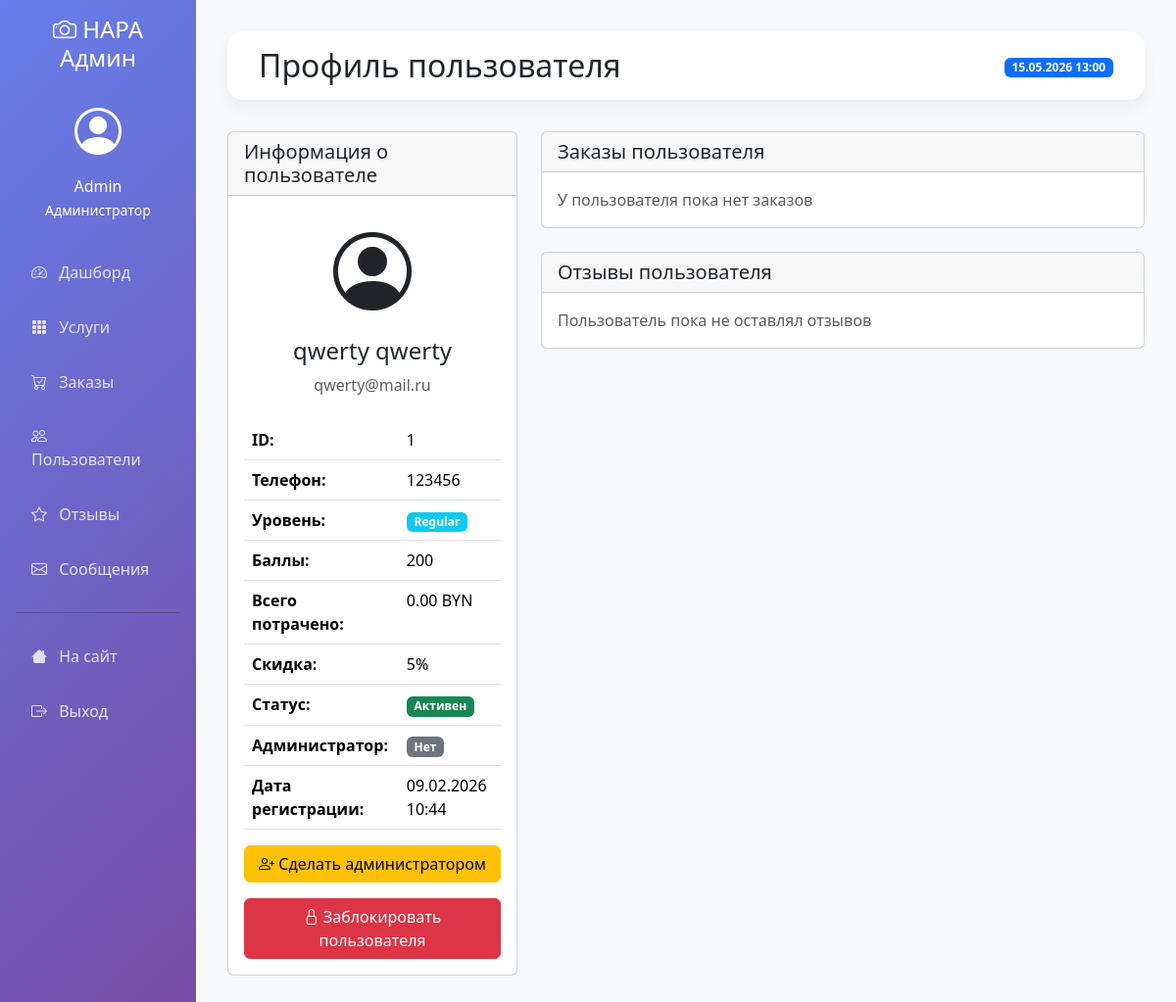
The app's page /admin/users/1 (signed in) with its own data.
### models.py (models this page shows, shortened)
class User(UserMixin, db.Model):
    __tablename__ = 'users'
    id = db.Column(db.Integer, primary_key=True)
    username = db.Column(db.String(64))
    email = db.Column(db.String(120), unique=True, nullable=False)
    password_hash = db.Column(db.String(256))
    first_name = db.Column(db.String(64))
    last_name = db.Column(db.String(64))
    phone = db.Column(db.String(20))
    created_at = db.Column(db.DateTime, default=datetime.now)
    is_active = db.Column(db.Boolean, default=True)
    is_admin = db.Column(db.Boolean, default=False)
    loyalty_points = db.Column(db.Integer, default=0)
    total_spent = db.Column(db.Float, default=0.0)
    loyalty_level = db.Column(db.String(20), default='regular')  # regular, silver, gold
    def get_discount_percent(self):
        if self.loyalty_level == 'gold':
            return 15
        elif self.loyalty_level == 'silver':
            return 10
        elif self.loyalty_level == 'regular':
            return 5  # минимальная скидка для всех
        return 0

### admin.py (the view)
@admin_bp.route('/users/<int:user_id>')
@login_required
@admin_required
def user_detail(user_id):
    user = User.query.get_or_404(user_id)
    orders = Order.query.filter_by(user_id=user_id).order_by(Order.created_at.desc()).all()
    reviews = Review.query.filter_by(user_id=user_id).all()
    return render_template('admin/user_detail.html', user=user, orders=orders, reviews=reviews)

### admin.py (called while the page is built)
def admin_required(f):
    @wraps(f)
    def decorated_function(*args, **kwargs):
        if not current_user.is_authenticated or not current_user.is_admin:
            flash('Доступ запрещен. Требуются права администратора.', 'danger')
            return redirect(url_for('index'))
        return f(*args, **kwargs)
    return decorated_function

### app.py (called while the page is built)
@login_manager.user_loader
def load_user(user_id):
    return User.query.get(int(user_id))

@app.context_processor
def utility_processor():
    return {'datetime': datetime}

### templates/admin/user_detail.html (shortened to what this page needs)
{% extends "admin/base_admin.html" %}
{% block header %}Профиль пользователя{% endblock %}
{% block content %}
<div class="row">
    <div class="col-md-4 mb-4">
        <div class="card">
            <div class="card-header">
                <h5 class="mb-0">Информация о пользователе</h5>
            </div>
            <div class="card-body">
                <div class="text-center mb-4">
                    <i class="bi bi-person-circle" style="font-size: 5rem;"></i>
                    <h4 class="mt-2">{{ user.first_name or user.username }} {{ user.last_name or '' }}</h4>
                    <p class="text-muted">{{ user.email }}</p>
                </div>
                <table class="table">
                    <tr>
                        <th>ID:</th>
                        <td>{{ user.id }}</td>
                    </tr>
                    <tr>
                        <th>Телефон:</th>
                        <td>{{ user.phone or 'Не указан' }}</td>
                    </tr>
                    <tr>
                        <th>Уровень:</th>
                        <td>
                            {% if user.loyalty_level == 'gold' %}
                                <span class="badge bg-warning text-dark">Gold</span>
                            {% elif user.loyalty_level == 'silver' %}
                                <span class="badge bg-secondary">Silver</span>
                            {% else %}
                                <span class="badge bg-info">Regular</span>
                            {% endif %}
                        </td>
                    </tr>
                    <tr>
                        <th>Баллы:</th>
                        <td>{{ user.loyalty_points }}</td>
                    </tr>
                    <tr>
                        <th>Всего потрачено:</th>
                        <td>{{ "%.2f"|format(user.total_spent) }} BYN</td>
                    </tr>
                    <tr>
                        <th>Скидка:</th>
                        <td>{{ user.get_discount_percent() }}%</td>
                    </tr>
                    <tr>
                        <th>Статус:</th>
                        <td>
                            {% if user.is_active %}
                                <span class="badge bg-success">Активен</span>
                            {% else %}
                                <span class="badge bg-danger">Заблокирован</span>
                            {% endif %}
                        </td>
                    </tr>
                    <tr>
                        <th>Администратор:</th>
                        <td>
                            {% if user.is_admin %}
                                <span class="badge bg-primary">Да</span>
                            {% else %}
                                <span class="badge bg-secondary">Нет</span>
                            {% endif %}
                        </td>
                    </tr>
                    <tr>
                        <th>Дата регистрации:</th>
                        <td>{{ user.created_at.strftime('%d.%m.%Y %H:%M') }}</td>
                    </tr>
                </table>
                <div class="d-grid gap-2">
                    {% if user.id != current_user.id %}
                        <form action="{{ url_for('admin.toggle_admin', user_id=user.id) }}" method="POST" class="mb-2">
                            <button type="submit" class="btn btn-warning w-100">
                                {% if user.is_admin %}
                                    <i class="bi bi-person-dash"></i> Снять права администратора
                                {% else %}
                                    <i class="bi bi-person-plus"></i> Сделать администратором
                                {% endif %}
                            </button>
                        </form>
                        <form action="{{ url_for('admin.toggle_active', user_id=user.id) }}" method="POST">
                            <button type="submit" class="btn {% if user.is_active %}btn-danger{% else %}btn-success{% endif %} w-100">
                                {% if user.is_active %}
                                    <i class="bi bi-lock"></i> Заблокировать пользователя
                                {% else %}
                                    <i class="bi bi-unlock"></i> Разблокировать пользователя
                                {% endif %}
                            </button>
                        </form>
                    {% else %}
                        <div class="alert alert-info">
                            <i class="bi bi-info-circle"></i> Это ваш профиль
                        </div>
                    {% endif %}
                </div>
            </div>
        </div>
    </div>
    <div class="col-md-8 mb-4">
        <div class="card">
            <div class="card-header">
                <h5 class="mb-0">Заказы пользователя</h5>
            </div>
            <div class="card-body">
                {% if orders %}
                <div class="table-responsive">
                    <table class="table table-hover">
                        <thead>
                            <tr>
                                <th>№</th>
                                <th>Услуга</th>
                                <th>Сумма</th>
                                <th>Статус</th>
                                <th>Дата</th>
                                <th></th>
                            </tr>
                        </thead>
                        <tbody>
                            {% for order in orders %}
                            <tr>
                                <td>#{{ order.id }}</td>
                                <td>{{ order.service.title }}</td>
                                <td>{{ "%.2f"|format(order.final_price) }} BYN</td>
                                <td>
                                    {% if order.status == 'pending' %}
                                        <span class="badge bg-warning">Ожидание</span>
                                    {% elif order.status == 'completed' %}
                                        <span class="badge bg-success">Выполнен</span>
                                    {% elif order.status == 'cancelled' %}
                                        <span class="badge bg-danger">Отменен</span>
                                    {% endif %}
                                </td>
                                <td>{{ order.created_at.strftime('%d.%m.%Y') }}</td>
                                <td>
                                    <a href="{{ url_for('admin.order_detail', order_id=order.id) }}"
                                       class="btn btn-sm btn-info">
                                        <i class="bi bi-eye"></i>
                                    </a>
                                </td>
                            </tr>
                            {% endfor %}
                        </tbody>
                    </table>
                </div>
                {% else %}
                <p class="text-muted mb-0">У пользователя пока нет заказов</p>
                {% endif %}
            </div>
        </div>
        <div class="card mt-4">
            <div class="card-header">
                <h5 class="mb-0">Отзывы пользователя</h5>
            </div>
            <div class="card-body">
                {% if reviews %}
                {% for review in reviews %}
                <div class="border-bottom mb-3 pb-3">
                    <div class="d-flex justify-content-between">
                        <h6>Отзыв на услугу: {{ review.service.title if review.service else 'Услуга удалена' }}</h6>
                        <small class="text-muted">{{ review.created_at.strftime('%d.%m.%Y %H:%M') }}</small>
                    </div>
                    <p class="mb-1">{{ review.content }}</p>
                </div>
                {% endfor %}
                {% else %}
                <p class="text-muted mb-0">Пользователь пока не оставлял отзывов</p>
                {% endif %}
            </div>
        </div>
    </div>
</div>
{% endblock %}

### templates/admin/base_admin.html (shortened to what this page needs)
<!doctype html>
<html lang="ru">
<head>
    <link rel="stylesheet" href="{{ url_for('static', filename='css/bootstrap.min.css') }}">
    <link rel="stylesheet" href="{{ url_for('static', filename='css/bootstrap-icons.css') }}">
</head>
<body>
    <div class="container-fluid">
        <div class="row">
            <div class="col-md-3 col-lg-2 px-0">
                <div class="sidebar p-3">
                    <h4 class="text-white text-center mb-4">
                        <i class="bi bi-camera"></i> НАРА Админ
                    </h4>
                    <div class="text-white text-center mb-4">
                        <i class="bi bi-person-circle" style="font-size: 3rem;"></i>
                        <p class="mt-2 mb-0">{{ current_user.first_name or current_user.username }}</p>
                        <small>Администратор</small>
                    </div>
                    <nav class="nav flex-column">
                        <a class="nav-link {% if request.endpoint == 'admin.dashboard' %}active{% endif %}"
                           href="{{ url_for('admin.dashboard') }}">
                            <i class="bi bi-speedometer2"></i> Дашборд
                        </a>
                        <a class="nav-link {% if request.endpoint == 'admin.services' %}active{% endif %}"
                           href="{{ url_for('admin.services') }}">
                            <i class="bi bi-grid-3x3-gap-fill"></i> Услуги
                        </a>
                        <a class="nav-link {% if request.endpoint == 'admin.orders' %}active{% endif %}"
                           href="{{ url_for('admin.orders') }}">
                            <i class="bi bi-cart-check"></i> Заказы
                        </a>
                        <a class="nav-link {% if request.endpoint == 'admin.users' %}active{% endif %}"
                           href="{{ url_for('admin.users') }}">
                            <i class="bi bi-people"></i> Пользователи
                        </a>
                        <a class="nav-link {% if request.endpoint == 'admin.reviews' %}active{% endif %}"
                           href="{{ url_for('admin.reviews') }}">
                            <i class="bi bi-star"></i> Отзывы
                        </a>
                        <a class="nav-link {% if request.endpoint == 'admin.messages' %}active{% endif %}"
                           href="{{ url_for('admin.messages') }}">
                            <i class="bi bi-envelope"></i> Сообщения
                        </a>
                        <hr class="bg-white">
                        <a class="nav-link" href="{{ url_for('index') }}">
                            <i class="bi bi-house"></i> На сайт
                        </a>
                        <a class="nav-link" href="{{ url_for('logout') }}">
                            <i class="bi bi-box-arrow-right"></i> Выход
                        </a>
                    </nav>
                </div>
            </div>
            <div class="col-md-9 col-lg-10 px-0">
                <div class="content-wrapper">
                    <div class="admin-header d-flex justify-content-between align-items-center">
                        <h2 class="mb-0">{% block header %}{% endblock %}</h2>
                        <div>
                            <span class="badge bg-primary">{{ datetime.now().strftime('%d.%m.%Y %H:%M') }}</span>
                        </div>
                    </div>
                    {% block content %}{% endblock %}
                </div>
            </div>
        </div>
    </div>
</body>
</html>

### templates/admin/base_admin.html (style rules this page uses)
.sidebar { min-height: 100%; background: linear-gradient(135deg, #667eea 0%, #764ba2 100%); }
.sidebar .nav-link { color: rgba(255,255,255,.8); padding: 0.8rem 1rem; margin: 0.2rem 0; border-radius: 0.5rem; }
.sidebar .nav-link i { margin-right: 0.5rem; }
.content-wrapper { padding: 2rem; background: #f8f9fa; min-height: 100vh; }
.admin-header { background: white; padding: 1rem 2rem; border-radius: 1rem; margin-bottom: 2rem; box-shadow: 0 0.5rem 1rem rgba(0,0,0,.05); }

### records on screen
User: first_name "Admin"
User: first_name "qwerty", last_name "qwerty", email "qwerty@mail.ru", id "1", phone "123456", loyalty_points "200", total_spent "0.00", get_discount_percent "5", created_at "09.02.2026 10:44"
